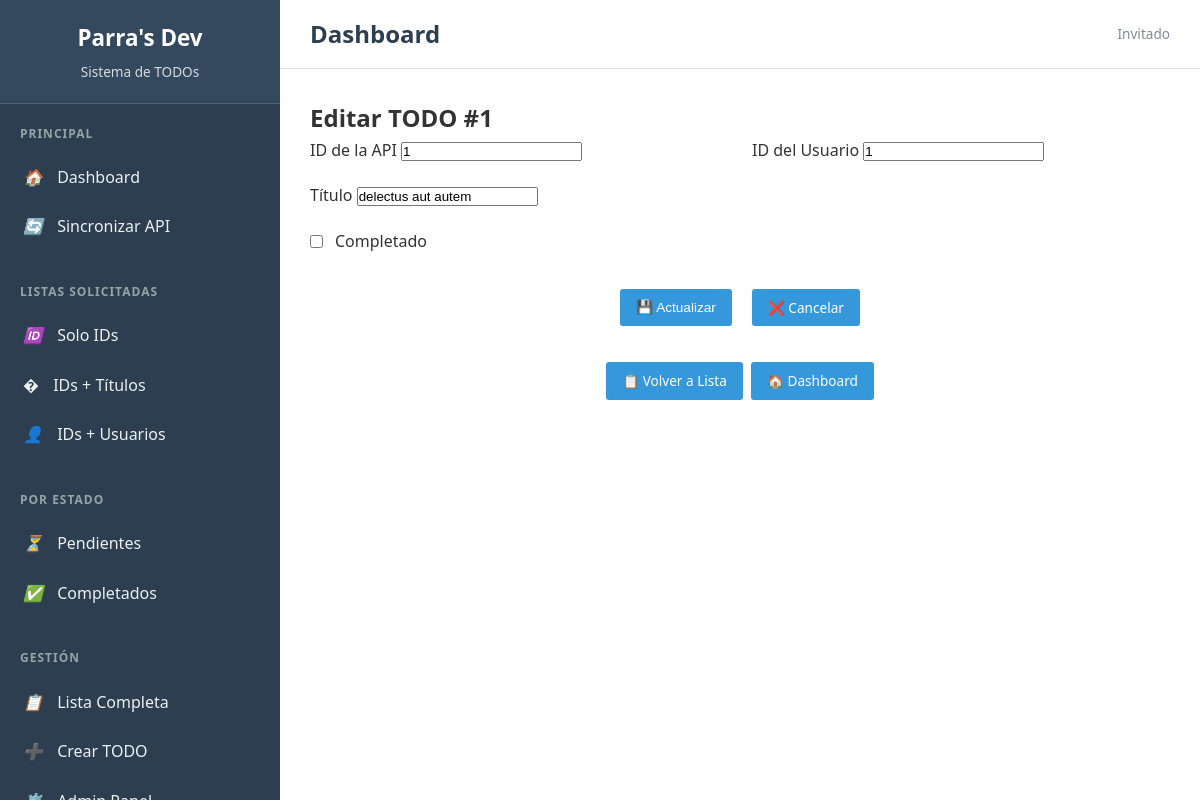
Page /edit/1/ on the committed database.
### todos/models.py (models this page shows, shortened)
class Todo(models.Model):
    api_id = models.IntegerField(unique=True)
    user_id = models.IntegerField()
    title = models.CharField(max_length=255)
    completed = models.BooleanField(default=False)
    created_at = models.DateTimeField(auto_now_add=True)
    updated_at = models.DateTimeField(auto_now=True)
    class Meta:
        ordering = ['api_id']
        verbose_name = 'Todo'
        verbose_name_plural = 'Todos'

### todos/views.py (the view)
# urls.py: path('edit/<int:todo_id>/', views.todo_edit, name='todo_edit'),
def todo_edit(request, todo_id):
    todo = get_object_or_404(Todo, api_id=todo_id)
    if request.method == 'POST':
        form = TodoForm(request.POST, instance=todo)
        if form.is_valid():
            form.save()
            messages.success(request, 'TODO actualizado exitosamente.')
            return redirect('todos:todo_detail', todo_id=todo.api_id)
    else:
        form = TodoForm(instance=todo)
    context = {
        'form': form,
        'todo': todo,
        'title': f'Editar TODO #{todo.api_id}',
        'action': 'Actualizar'
    }
    return render(request, 'todos/todo_form.html', context)

### todos/forms.py
class TodoForm(forms.ModelForm):
    class Meta:
        model = Todo
        fields = ['api_id', 'user_id', 'title', 'completed']
        widgets = {
            'api_id': forms.NumberInput(attrs={
                'class': 'form-control',
                'placeholder': 'ID del TODO en la API'
            }),
            'user_id': forms.NumberInput(attrs={
                'class': 'form-control',
                'placeholder': 'ID del usuario'
            }),
            'title': forms.TextInput(attrs={
                'class': 'form-control',
                'placeholder': 'Título del TODO'
            }),
            'completed': forms.CheckboxInput(attrs={
                'class': 'form-check-input'
            })
        }
        labels = {
            'api_id': 'ID de la API',
            'user_id': 'ID del Usuario',
            'title': 'Título',
            'completed': 'Completado'
        }
    def __init__(self, *args, **kwargs):
        super().__init__(*args, **kwargs)
        self.fields['api_id'].required = True
        self.fields['user_id'].required = True
        self.fields['title'].required = True

### templates/todos/todo_form.html (shortened to what this page needs)
{% extends 'base.html' %}
{% block content %}
<div class="fade-in">
    <h2>{{ title }}</h2>
    <div class="card">
        <form method="post">
            <div style="display: grid; grid-template-columns: repeat(auto-fit, minmax(250px, 1fr)); gap: 1.5rem;">
                <div class="form-group">
                    <label for="{{ form.api_id.id_for_label }}">{{ form.api_id.label }}</label>
                    {{ form.api_id }}
                </div>
                <div class="form-group">
                    <label for="{{ form.user_id.id_for_label }}">{{ form.user_id.label }}</label>
                    {{ form.user_id }}
                </div>
            </div>
            <div class="form-group">
                <label for="{{ form.title.id_for_label }}">{{ form.title.label }}</label>
                {{ form.title }}
            </div>
            <div class="form-group">
                <div style="display: flex; align-items: center; gap: 0.75rem;">
                    {{ form.completed }}
                    <label for="{{ form.completed.id_for_label }}" style="margin: 0; cursor: pointer;">
                        {{ form.completed.label }}
                    </label>
                </div>
            </div>
            <div style="display: flex; gap: 1rem; justify-content: center; margin-top: 2rem;">
                <button type="submit" class="btn btn-success">💾 {{ action }}</button>
                <a href="{% if todo %}{% url 'todos:todo_detail' todo.api_id %}{% else %}{% url 'todos:todo_list_full' %}{% endif %}"
                   class="btn btn-secondary">❌ Cancelar</a>
            </div>
        </form>
    </div>
    <div style="text-align: center; margin-top: 2rem;">
        <a href="{% url 'todos:todo_list_full' %}" class="btn">📋 Volver a Lista</a>
        <a href="{% url 'todos:index' %}" class="btn">🏠 Dashboard</a>
    </div>
</div>
{% endblock %}

### templates/base.html (style rules this page uses)
* { margin: 0; padding: 0; box-sizing: border-box; }
body { font-family: 'Segoe UI', Tahoma, Geneva, Verdana, sans-serif; background: #f5f5f5; color: #333; line-height: 1.6; }
.btn { display: inline-block; padding: 8px 16px; margin: 2px; background: #3498db; color: white; text-decoration: none; border: none; border-radius: 3px; font-size: 0.85rem; cursor: pointer; transition: background 0.3s ease; }
.form-group { margin-bottom: 20px; }

### rows in the picture
Todo: api_id "1", user_id "1", title "delectus aut autem"

### other values in the picture
{{ user.username|default:"Invitado" }} "Invitado"
{{ title }} "Editar TODO #1"
{{ action }} "Actualizar"
